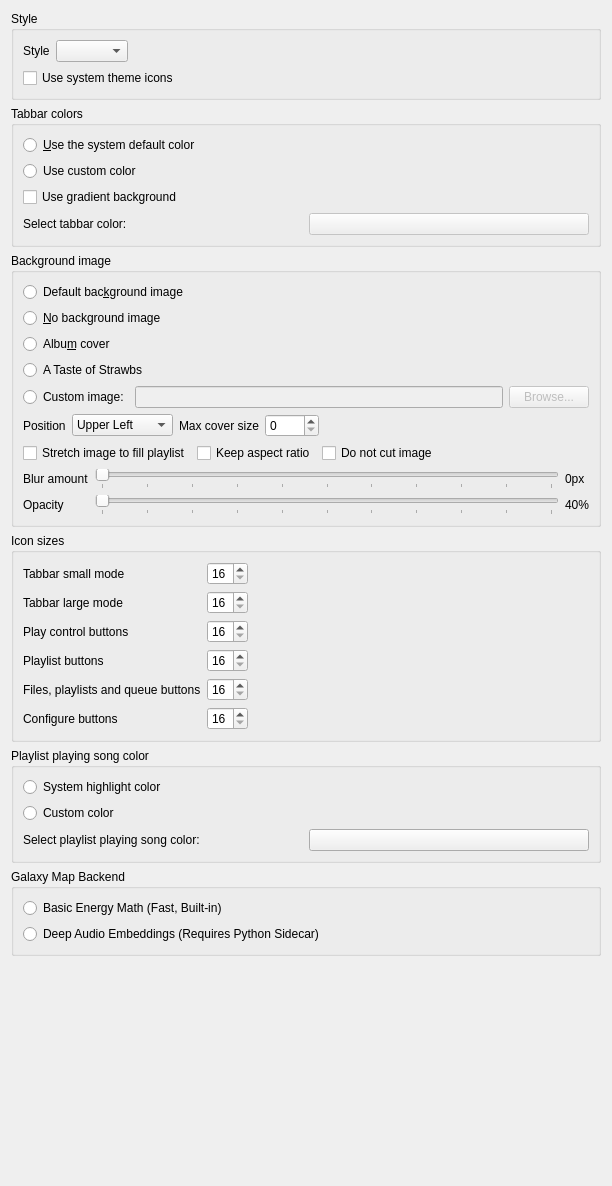
<?xml version="1.0" encoding="UTF-8"?>
<ui version="4.0">
 <class>AppearanceSettingsPage</class>
 <widget class="QWidget" name="AppearanceSettingsPage">
  <property name="geometry">
   <rect>
    <x>0</x>
    <y>0</y>
    <width>612</width>
    <height>1186</height>
   </rect>
  </property>
  <property name="windowTitle">
   <string>Appearance</string>
  </property>
  <layout class="QVBoxLayout" name="layout_appearancesettingspage">
   <item>
    <widget class="QGroupBox" name="groupbox_style">
     <property name="title">
      <string>Style</string>
     </property>
     <layout class="QVBoxLayout" name="verticalLayout">
      <item>
       <layout class="QHBoxLayout" name="layout_style">
        <item>
         <widget class="QLabel" name="label_style">
          <property name="text">
           <string>Style</string>
          </property>
         </widget>
        </item>
        <item>
         <widget class="QComboBox" name="combobox_style">
          <property name="toolTip">
           <string>You need to restart Strawberry for this setting to take affect.</string>
          </property>
         </widget>
        </item>
        <item>
         <spacer name="spacer_style">
          <property name="orientation">
           <enum>Qt::Orientation::Horizontal</enum>
          </property>
          <property name="sizeHint" stdset="0">
           <size>
            <width>40</width>
            <height>20</height>
           </size>
          </property>
         </spacer>
        </item>
       </layout>
      </item>
      <item>
       <widget class="QCheckBox" name="checkbox_system_icons">
        <property name="toolTip">
         <string>You need to restart Strawberry for this setting to take affect.</string>
        </property>
        <property name="text">
         <string>Use system theme icons</string>
        </property>
       </widget>
      </item>
     </layout>
    </widget>
   </item>
   <item>
    <widget class="QGroupBox" name="groupbox_tabbar_colors">
     <property name="title">
      <string>Tabbar colors</string>
     </property>
     <layout class="QVBoxLayout" name="layout_tabbar_colors">
      <item>
       <widget class="QRadioButton" name="tabbar_system_color">
        <property name="text">
         <string>&amp;Use the system default color</string>
        </property>
       </widget>
      </item>
      <item>
       <widget class="QRadioButton" name="tabbar_custom_color">
        <property name="text">
         <string>Use custom color</string>
        </property>
       </widget>
      </item>
      <item>
       <widget class="QCheckBox" name="tabbar_gradient">
        <property name="text">
         <string>Use gradient background</string>
        </property>
       </widget>
      </item>
      <item>
       <layout class="QHBoxLayout" name="layout_tabbar_color">
        <item>
         <widget class="QLabel" name="label_tabbar_color">
          <property name="enabled">
           <bool>true</bool>
          </property>
          <property name="text">
           <string>Select tabbar color:</string>
          </property>
         </widget>
        </item>
        <item>
         <widget class="QPushButton" name="select_tabbar_color">
          <property name="enabled">
           <bool>false</bool>
          </property>
          <property name="text">
           <string notr="true"/>
          </property>
         </widget>
        </item>
       </layout>
      </item>
     </layout>
    </widget>
   </item>
   <item>
    <widget class="QGroupBox" name="groupbox_background_image">
     <property name="title">
      <string>Background image</string>
     </property>
     <layout class="QVBoxLayout" name="layout_background_image">
      <item>
       <widget class="QRadioButton" name="use_default_background">
        <property name="text">
         <string>Default bac&amp;kground image</string>
        </property>
       </widget>
      </item>
      <item>
       <widget class="QRadioButton" name="use_no_background">
        <property name="text">
         <string>&amp;No background image</string>
        </property>
       </widget>
      </item>
      <item>
       <widget class="QRadioButton" name="use_album_cover_background">
        <property name="toolTip">
         <string>The album cover of the currently playing song</string>
        </property>
        <property name="text">
         <string>Albu&amp;m cover</string>
        </property>
       </widget>
      </item>
      <item>
       <widget class="QRadioButton" name="use_strawbs_background">
        <property name="text">
         <string notr="true">A Taste of Strawbs</string>
        </property>
       </widget>
      </item>
      <item>
       <layout class="QHBoxLayout" name="layout_custom_image">
        <item>
         <widget class="QRadioButton" name="use_custom_background_image">
          <property name="text">
           <string>Custom image:</string>
          </property>
         </widget>
        </item>
        <item>
         <widget class="QLineEdit" name="background_image_filename">
          <property name="enabled">
           <bool>false</bool>
          </property>
          <property name="text">
           <string notr="true"/>
          </property>
         </widget>
        </item>
        <item>
         <widget class="QPushButton" name="select_background_image_filename_button">
          <property name="enabled">
           <bool>false</bool>
          </property>
          <property name="text">
           <string>Browse...</string>
          </property>
         </widget>
        </item>
       </layout>
      </item>
      <item>
       <widget class="QWidget" name="widget_custom_background_image_options" native="true">
        <layout class="QVBoxLayout" name="layout_custom_background_image_options">
         <property name="leftMargin">
          <number>0</number>
         </property>
         <property name="topMargin">
          <number>0</number>
         </property>
         <property name="rightMargin">
          <number>0</number>
         </property>
         <property name="bottomMargin">
          <number>0</number>
         </property>
         <item>
          <widget class="QWidget" name="widget_custom_position" native="true">
           <layout class="QHBoxLayout" name="layout_custom_position">
            <property name="leftMargin">
             <number>0</number>
            </property>
            <property name="topMargin">
             <number>0</number>
            </property>
            <property name="rightMargin">
             <number>0</number>
            </property>
            <property name="bottomMargin">
             <number>0</number>
            </property>
            <item>
             <widget class="QLabel" name="label_position">
              <property name="text">
               <string>Position</string>
              </property>
             </widget>
            </item>
            <item>
             <widget class="QComboBox" name="combobox_backgroundimageposition">
              <item>
               <property name="text">
                <string>Upper Left</string>
               </property>
              </item>
              <item>
               <property name="text">
                <string>Upper Right</string>
               </property>
              </item>
              <item>
               <property name="text">
                <string>Middle</string>
               </property>
              </item>
              <item>
               <property name="text">
                <string>Bottom Left</string>
               </property>
              </item>
              <item>
               <property name="text">
                <string>Bottom Right</string>
               </property>
              </item>
             </widget>
            </item>
            <item>
             <widget class="QLabel" name="label">
              <property name="text">
               <string>Max cover size</string>
              </property>
             </widget>
            </item>
            <item>
             <widget class="QSpinBox" name="spinbox_background_image_maxsize">
              <property name="maximum">
               <number>9000</number>
              </property>
             </widget>
            </item>
            <item>
             <spacer name="spacer_position">
              <property name="orientation">
               <enum>Qt::Orientation::Horizontal</enum>
              </property>
              <property name="sizeHint" stdset="0">
               <size>
                <width>40</width>
                <height>20</height>
               </size>
              </property>
             </spacer>
            </item>
           </layout>
          </widget>
         </item>
         <item>
          <widget class="QWidget" name="widget_background_image_stretch" native="true">
           <layout class="QHBoxLayout" name="layout_background_image_stretch">
            <property name="leftMargin">
             <number>0</number>
            </property>
            <property name="topMargin">
             <number>0</number>
            </property>
            <property name="rightMargin">
             <number>0</number>
            </property>
            <property name="bottomMargin">
             <number>0</number>
            </property>
            <item>
             <widget class="QCheckBox" name="checkbox_background_image_stretch">
              <property name="text">
               <string>Stretch image to fill playlist</string>
              </property>
             </widget>
            </item>
            <item>
             <widget class="QCheckBox" name="checkbox_background_image_keep_aspect_ratio">
              <property name="text">
               <string>Keep aspect ratio</string>
              </property>
             </widget>
            </item>
            <item>
             <widget class="QCheckBox" name="checkbox_background_image_do_not_cut">
              <property name="text">
               <string>Do not cut image</string>
              </property>
             </widget>
            </item>
            <item>
             <spacer name="spacer_background_image_stretch">
              <property name="orientation">
               <enum>Qt::Orientation::Horizontal</enum>
              </property>
              <property name="sizeHint" stdset="0">
               <size>
                <width>40</width>
                <height>20</height>
               </size>
              </property>
             </spacer>
            </item>
           </layout>
          </widget>
         </item>
         <item>
          <layout class="QGridLayout" name="layout_blur_opacity">
           <item row="0" column="0">
            <widget class="QLabel" name="select_background_blur_label">
             <property name="enabled">
              <bool>true</bool>
             </property>
             <property name="text">
              <string>Blur amount</string>
             </property>
            </widget>
           </item>
           <item row="0" column="1">
            <widget class="QSlider" name="blur_slider">
             <property name="minimum">
              <number>0</number>
             </property>
             <property name="maximum">
              <number>100</number>
             </property>
             <property name="orientation">
              <enum>Qt::Orientation::Horizontal</enum>
             </property>
             <property name="tickPosition">
              <enum>QSlider::TickPosition::TicksBelow</enum>
             </property>
             <property name="tickInterval">
              <number>10</number>
             </property>
            </widget>
           </item>
           <item row="0" column="2">
            <widget class="QLabel" name="background_blur_radius_label">
             <property name="enabled">
              <bool>true</bool>
             </property>
             <property name="text">
              <string>0px</string>
             </property>
            </widget>
           </item>
           <item row="1" column="0">
            <widget class="QLabel" name="select_opacity_level_label">
             <property name="text">
              <string>Opacity</string>
             </property>
            </widget>
           </item>
           <item row="1" column="1">
            <widget class="QSlider" name="opacity_slider">
             <property name="maximum">
              <number>100</number>
             </property>
             <property name="singleStep">
              <number>10</number>
             </property>
             <property name="orientation">
              <enum>Qt::Orientation::Horizontal</enum>
             </property>
             <property name="tickPosition">
              <enum>QSlider::TickPosition::TicksBelow</enum>
             </property>
             <property name="tickInterval">
              <number>10</number>
             </property>
            </widget>
           </item>
           <item row="1" column="2">
            <widget class="QLabel" name="background_opacity_label">
             <property name="text">
              <string>40%</string>
             </property>
            </widget>
           </item>
          </layout>
         </item>
        </layout>
       </widget>
      </item>
     </layout>
    </widget>
   </item>
   <item>
    <widget class="QGroupBox" name="groupbox_icon_sizes">
     <property name="title">
      <string>Icon sizes</string>
     </property>
     <layout class="QHBoxLayout" name="layout_groupbox_icon_sizes">
      <item>
       <layout class="QGridLayout" name="layout_icon_sizes">
        <item row="3" column="0">
         <widget class="QLabel" name="label_icon_size_playlist_buttons">
          <property name="text">
           <string>Playlist buttons</string>
          </property>
         </widget>
        </item>
        <item row="1" column="0">
         <widget class="QLabel" name="label_icon_size_tabbar_large_mode">
          <property name="text">
           <string>Tabbar large mode</string>
          </property>
         </widget>
        </item>
        <item row="2" column="0">
         <widget class="QLabel" name="label_icon_size_play_control_buttons">
          <property name="text">
           <string>Play control buttons</string>
          </property>
         </widget>
        </item>
        <item row="2" column="1">
         <widget class="QSpinBox" name="spinbox_icon_size_play_control_buttons">
          <property name="minimum">
           <number>16</number>
          </property>
          <property name="maximum">
           <number>64</number>
          </property>
         </widget>
        </item>
        <item row="4" column="1">
         <widget class="QSpinBox" name="spinbox_icon_size_left_panel_buttons">
          <property name="minimum">
           <number>16</number>
          </property>
          <property name="maximum">
           <number>64</number>
          </property>
         </widget>
        </item>
        <item row="5" column="0">
         <widget class="QLabel" name="label_icon_size_configure_buttons">
          <property name="text">
           <string>Configure buttons</string>
          </property>
         </widget>
        </item>
        <item row="3" column="1">
         <widget class="QSpinBox" name="spinbox_icon_size_playlist_buttons">
          <property name="minimum">
           <number>16</number>
          </property>
          <property name="maximum">
           <number>64</number>
          </property>
         </widget>
        </item>
        <item row="5" column="1">
         <widget class="QSpinBox" name="spinbox_icon_size_configure_buttons">
          <property name="minimum">
           <number>16</number>
          </property>
          <property name="maximum">
           <number>64</number>
          </property>
         </widget>
        </item>
        <item row="4" column="0">
         <widget class="QLabel" name="label_icon_size_left_panel_buttons">
          <property name="text">
           <string>Files, playlists and queue buttons</string>
          </property>
         </widget>
        </item>
        <item row="1" column="1">
         <widget class="QSpinBox" name="spinbox_icon_size_tabbar_large_mode">
          <property name="minimum">
           <number>16</number>
          </property>
          <property name="maximum">
           <number>64</number>
          </property>
         </widget>
        </item>
        <item row="0" column="0">
         <widget class="QLabel" name="label_icon_size_tabbar_small_mode">
          <property name="text">
           <string>Tabbar small mode</string>
          </property>
         </widget>
        </item>
        <item row="0" column="1">
         <widget class="QSpinBox" name="spinbox_icon_size_tabbar_small_mode">
          <property name="minimum">
           <number>16</number>
          </property>
          <property name="maximum">
           <number>64</number>
          </property>
         </widget>
        </item>
       </layout>
      </item>
      <item>
       <spacer name="spacer_icon_sizes">
        <property name="orientation">
         <enum>Qt::Orientation::Horizontal</enum>
        </property>
        <property name="sizeHint" stdset="0">
         <size>
          <width>40</width>
          <height>20</height>
         </size>
        </property>
       </spacer>
      </item>
     </layout>
    </widget>
   </item>
   <item>
    <widget class="QGroupBox" name="playlist_playing_song_color">
     <property name="title">
      <string>Playlist playing song color</string>
     </property>
     <layout class="QVBoxLayout" name="layout_playlist_playing_song_color">
      <item>
       <widget class="QRadioButton" name="playlist_playing_song_color_system">
        <property name="text">
         <string>System highlight color</string>
        </property>
       </widget>
      </item>
      <item>
       <widget class="QRadioButton" name="playlist_playing_song_color_custom">
        <property name="text">
         <string>Custom color</string>
        </property>
       </widget>
      </item>
      <item>
       <layout class="QHBoxLayout" name="layout_playlist_playing_song_color_custom">
        <item>
         <widget class="QLabel" name="label_select_playlist_playing_song_color">
          <property name="text">
           <string>Select playlist playing song color:</string>
          </property>
         </widget>
        </item>
        <item>
         <widget class="QPushButton" name="select_playlist_playing_song_color">
          <property name="text">
           <string/>
          </property>
         </widget>
        </item>
       </layout>
      </item>
     </layout>
    </widget>
   </item>
    <item>
     <widget class="QGroupBox" name="groupbox_galaxy_backend">
      <property name="title">
       <string>Galaxy Map Backend</string>
      </property>
      <layout class="QVBoxLayout" name="layout_galaxy_backend">
       <item>
        <widget class="QRadioButton" name="backend_basic_math">
         <property name="text">
          <string>Basic Energy Math (Fast, Built-in)</string>
         </property>
        </widget>
       </item>
       <item>
        <widget class="QRadioButton" name="backend_deep_embeddings">
         <property name="text">
          <string>Deep Audio Embeddings (Requires Python Sidecar)</string>
         </property>
        </widget>
       </item>
      </layout>
     </widget>
    </item>
    <item>
     <spacer name="spacer_bottom">
      <property name="orientation">
       <enum>Qt::Orientation::Vertical</enum>
      </property>
      <property name="sizeHint" stdset="0">
       <size>
        <width>20</width>
        <height>40</height>
       </size>
      </property>
     </spacer>
    </item>
   </layout>
 </widget>
 <tabstops>
  <tabstop>tabbar_system_color</tabstop>
  <tabstop>tabbar_custom_color</tabstop>
  <tabstop>tabbar_gradient</tabstop>
  <tabstop>select_tabbar_color</tabstop>
  <tabstop>use_default_background</tabstop>
  <tabstop>use_no_background</tabstop>
  <tabstop>use_album_cover_background</tabstop>
  <tabstop>use_strawbs_background</tabstop>
  <tabstop>use_custom_background_image</tabstop>
  <tabstop>background_image_filename</tabstop>
  <tabstop>select_background_image_filename_button</tabstop>
  <tabstop>combobox_backgroundimageposition</tabstop>
  <tabstop>spinbox_background_image_maxsize</tabstop>
  <tabstop>checkbox_background_image_stretch</tabstop>
  <tabstop>checkbox_background_image_keep_aspect_ratio</tabstop>
  <tabstop>checkbox_background_image_do_not_cut</tabstop>
  <tabstop>blur_slider</tabstop>
  <tabstop>opacity_slider</tabstop>
  <tabstop>spinbox_icon_size_tabbar_small_mode</tabstop>
  <tabstop>spinbox_icon_size_tabbar_large_mode</tabstop>
  <tabstop>spinbox_icon_size_play_control_buttons</tabstop>
  <tabstop>spinbox_icon_size_playlist_buttons</tabstop>
  <tabstop>spinbox_icon_size_left_panel_buttons</tabstop>
  <tabstop>spinbox_icon_size_configure_buttons</tabstop>
 </tabstops>
 <resources/>
 <connections/>
</ui>
